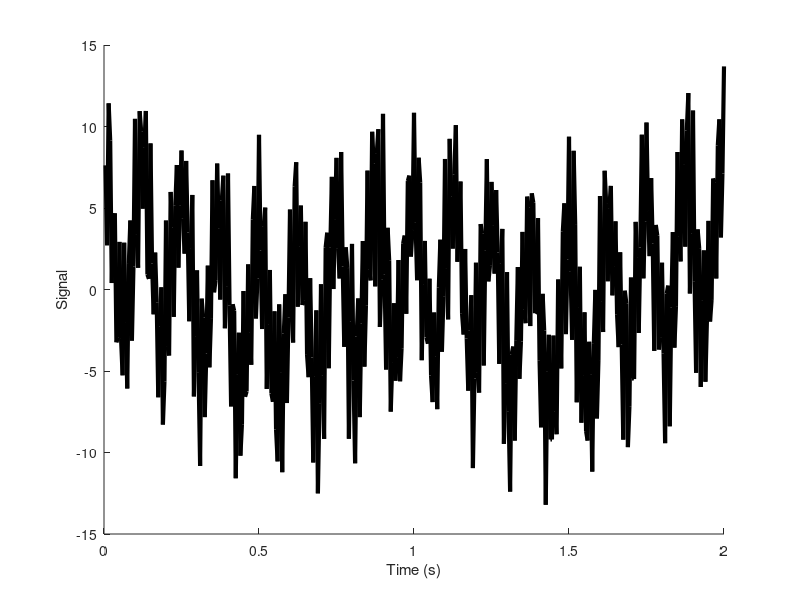

The MATLAB source for this figure: (Note: this script raises an error after producing the figure.)
%%% PRACTICING WAYS TO FILTER DATA

%%%%%%%%%%%%%%%%%% 1. CREATE A SIGNAL TO DO THINGS TO %%%%%%%%%%%%%%%%%%%%%
% make time vector
T = 0.005;
t = T:T:2; % 0 to 3 seconds, in steps of 5 ms. 
Fs = 200; %sampling freq = 200 Hz
L = numel(t);  %number of samples

% make this a mixture of cosines 
signal = 5*cos(2*pi*8*t)+2*cos(2*pi*1*t)+1*cos(2*pi*50*t)+1*cos(2*pi*0.5*t);

% add 60-cycle noise and some other random noise
signal = signal + 5*cos(2*pi*60*t)+ randn(size(t));

% plot this signal
plot(t,signal,'k','linewidth',3)
box off
xlabel('Time (s)')
ylabel('Signal')

%%%%%%%%%%%%%%%%%% 1. WAYS YOU CAN SMOOTH YOUR DATA %%%%%%%%%%%%%%%%%%%%%%%
% USE SMOOTHING FUNCTION (FILTER IS A SQUARE WAVE)

% use the smooth function
smooth_signal = smooth(signal,5);
plot(t,signal,'k','linewidth',3)
box off
xlabel('Time (s)')
ylabel('Signal')
hold on
plot(t,smooth_signal,'r','linewidth',4)
hold off

% use the conv function
filter = (1/5)*ones(1,5);
smooth_signal = conv(signal,filter,'same'); %returns vector same size as original
plot(t,signal,'k','linewidth',3)
box off
xlabel('Time (s)')
ylabel('Signal')
hold on
plot(t,smooth_signal,'r','linewidth',4)
hold off

% use a gaussian filter
filter = gaussmf([-1 0 1],[5 0]);
filter = filter/sum(filter);
smooth_signal = conv(signal,filter,'same'); %returns vector same size as original
plot(t,signal,'k','linewidth',3)
box off
xlabel('Time (s)')
ylabel('Signal')
hold on
plot(t,smooth_signal,'r','linewidth',4)
hold off

%%%%%%%%%%%%%%%%%% 2. COMPUTE POWER SPECTRUM %%%%%%%%%%%%%%%%%%%%%%%%%%%%%%

Ps = abs(fft(signal)).^2; %compute fft of signal
Ps =Ps(1:length(signal)/2+1); %take first half of signal
freqs = linspace(0,Fs/2,length(Ps)); %Hz from 0 to Nyquist freq

% plot frequency
plot(freqs,Ps,'k','linewidth',3)
xlabel('Frequency (Hz)')
ylabel('Power')
box off

%%%%%%%%%%%%%%%%%%%%%%%%%%%%%%%%%%%%%%%%%%%%%%%%%%%%%%%%%%%%%%%%%%%%%%%%%%%
% use other filters (butterworth filter)
% implement butterworth filter
[b,a] = butter(3,[4 12]/(Fs/2)); %bandpass between 4 and 12 Hz (how many pi radians/sample)
smooth_signal = filtfilt(b,a,signal)+mean(signal); %command that will implement a zero-phase filter
plot(t,signal,'k','linewidth',3)
box off
xlabel('Time (s)')
ylabel('Signal')
hold on
plot(t,smooth_signal,'r','linewidth',4)
hold off

%%% look at frequencies of filtered data
Ps_filt = abs(fft(smooth_signal)).^2; %compute fft of signal
Ps_filt =Ps_filt(1:length(smooth_signal)/2+1);
freqs_filt = linspace(0,Fs/2,length(Ps_filt));

% plot to check
plot(freqs,Ps,'k','linewidth',3)
xlabel('Frequency (Hz)')
ylabel('Power')
box off
hold on
plot(freqs_filt,Ps_filt,'r','linewidth',3)
xlabel('Frequency (Hz)')
ylabel('Power')
box off


